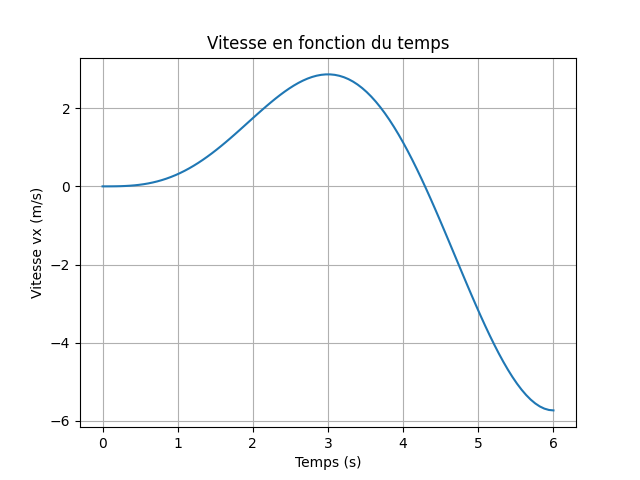

Recreate this plot in Python.
import numpy as np
import matplotlib.pyplot as plt
import sympy as sp

# Paramètres
A = 0.100  # N
m = 0.100  # kg
omega = np.pi / 3.00  # rad/s

# Symboles
t = sp.symbols('t')

# Expression de vx
vx_expression = A * (-omega * t * sp.cos(omega * t) + sp.sin(omega * t)) / (m * omega**2)

# Fonction de vx en fonction de t
vx_fonction = sp.lambdify(t, vx_expression, 'numpy')

# Générer des valeurs de t
t_valeur = np.linspace(0, 6.00, 100)

# Calculer vx pour les valeurs de t
vx_valeur = vx_fonction(t_valeur)

# Tracer le graphe de vx en fonction de t
plt.plot(t_valeur, vx_valeur)
plt.title("Vitesse en fonction du temps")
plt.xlabel("Temps (s)")
plt.ylabel("Vitesse vx (m/s)")
plt.grid(True)
plt.show()
